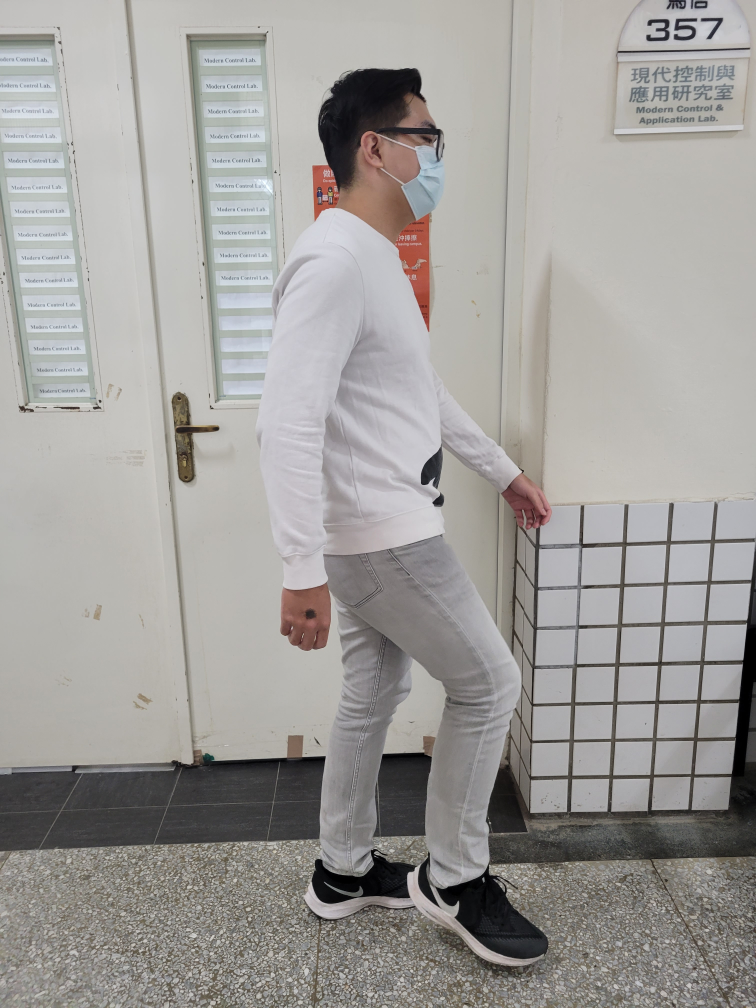
#> input picture 6.jpg, 3024 x 4032 px, found by its file name (shown at 1/4 size)
$ python outlook_with_openpose.py
#> lines starting #> are read from the running program, lines starting #| are printed output that depends on the picture
import cv2
from cv2 import FONT_HERSHEY_PLAIN
from cv2 import FONT_HERSHEY_DUPLEX

text1 = 'waving hand'
text2 = 'passing'

image = cv2.imread('/home/sirius/RL練習/Q-learning/6.jpg')
#> image is the input picture: shape (4032, 3024, 3); mean B, G, R 154.4, 157.2, 159.5
image = cv2.resize(image, (300, 402), interpolation=cv2.INTER_AREA)
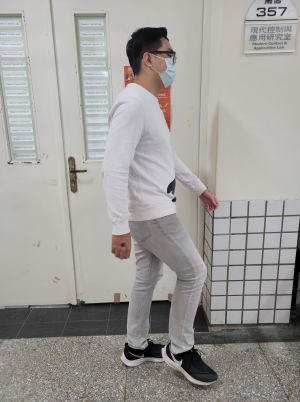
#> image: shape (402, 300, 3); mean B, G, R 154.4, 157.2, 159.5
'''cv2.putText(image, 'waving hand', (0, 0), cv2,FONT_HERSHEY_DUPLEX, 1, (255, 255, 255), 1, cv2.LINE_AA)'''
cv2.imshow('Result', image)
cv2.imwrite('/home/sirius/RL練習/Q-learning/66.jpg', image)
cv2.waitKey(0)

$ run again, with 1.jpg copied over 6.jpg
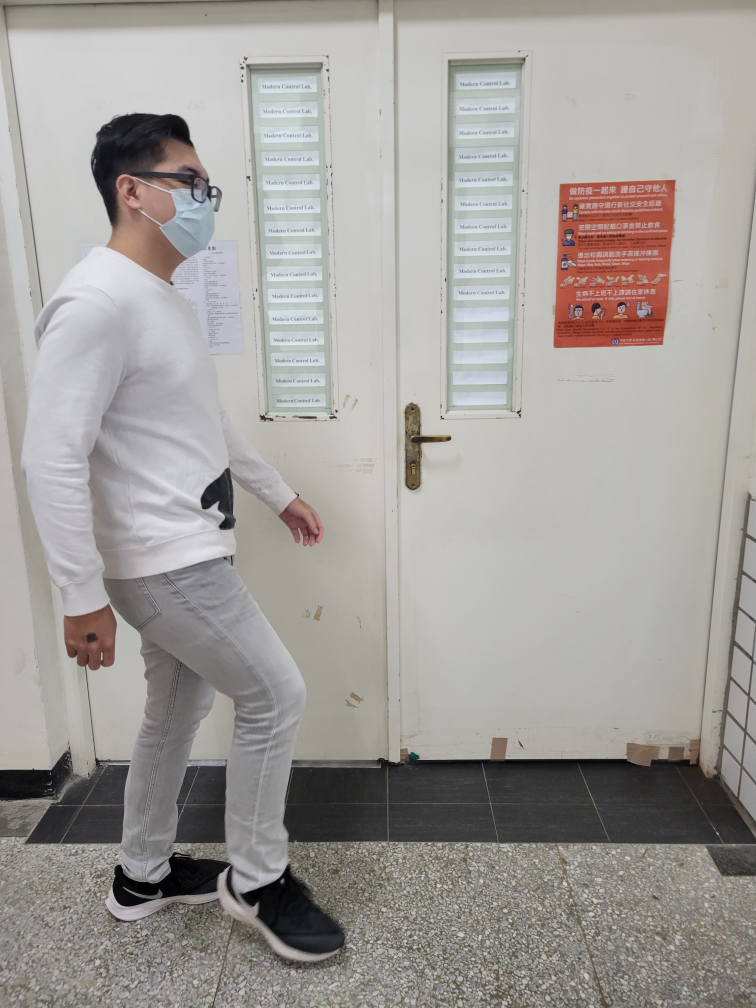
#> input picture 1.jpg, 3024 x 4032 px, found by its file name (shown at 1/4 size)
#> image is the input picture: shape (4032, 3024, 3); mean B, G, R 154.5, 157.9, 161.3
#> `image = cv2.resize(image, (300, 402), interpolation=cv2.INTER_AREA)`:
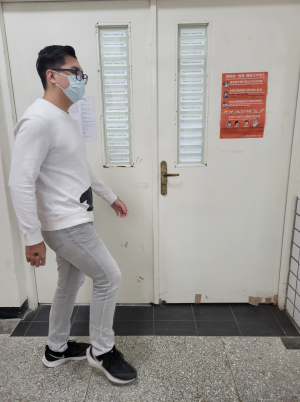
#> image: shape (402, 300, 3); mean B, G, R 154.5, 157.9, 161.3

$ run again, with 2.jpg copied over 6.jpg
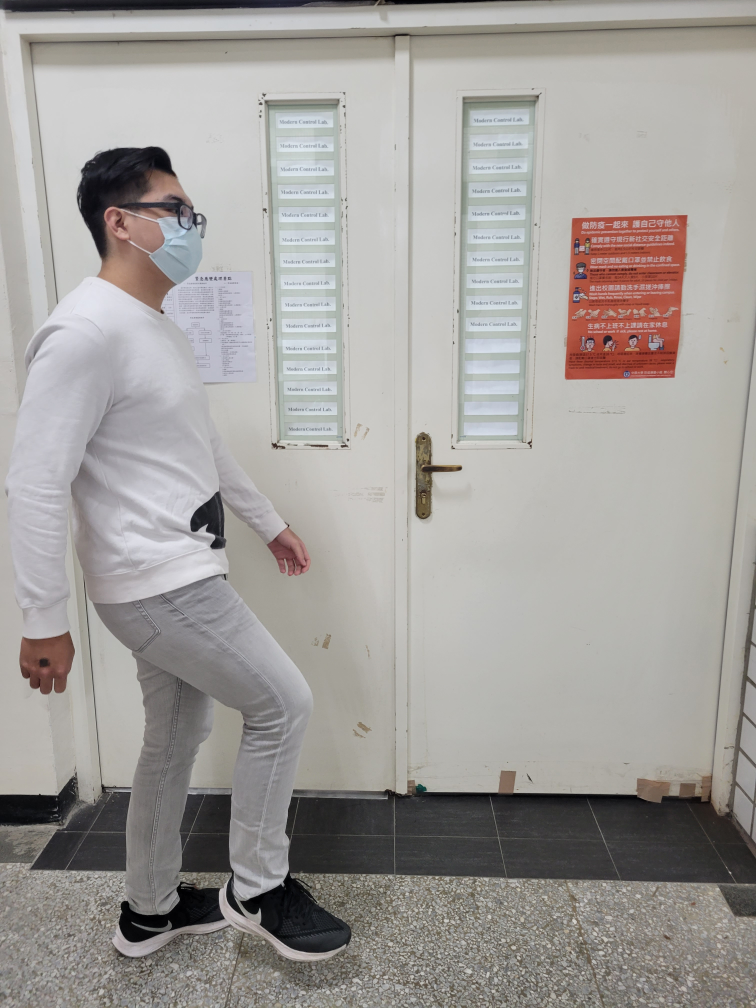
#> input picture 2.jpg, 3024 x 4032 px, found by its file name (shown at 1/4 size)
#> image is the input picture: shape (4032, 3024, 3); mean B, G, R 154.5, 157.5, 160.9
#> `image = cv2.resize(image, (300, 402), interpolation=cv2.INTER_AREA)`:
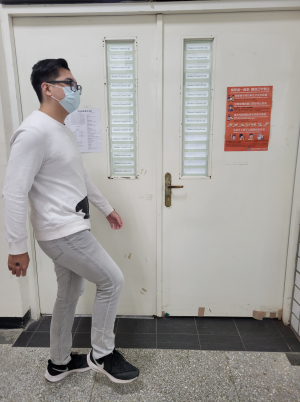
#> image: shape (402, 300, 3); mean B, G, R 154.5, 157.5, 160.9
